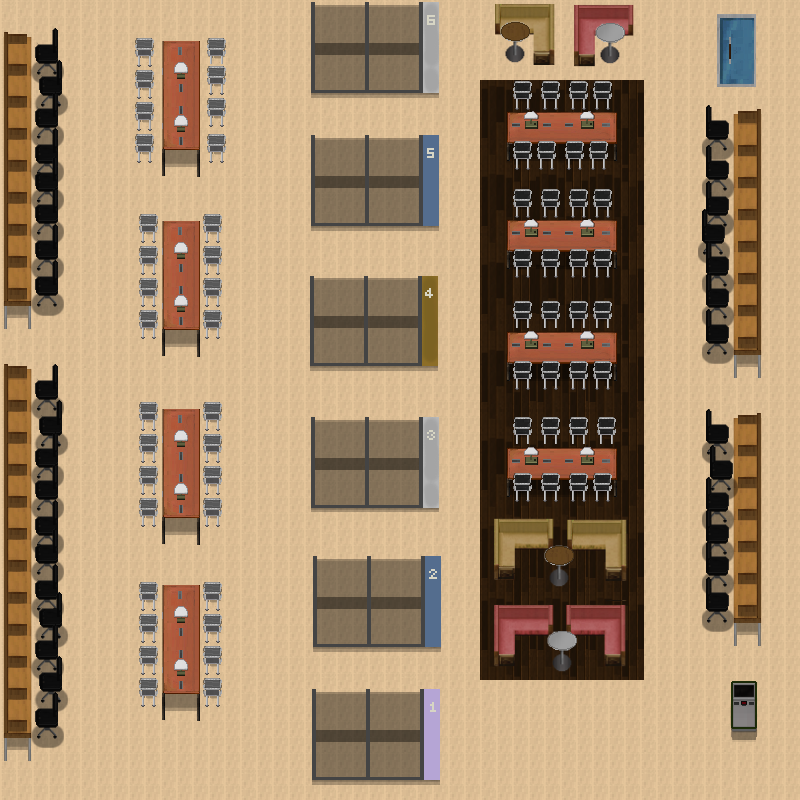

Rendered tile map (Tiled .tmx) drawn with the repository's tilesets; below, a short description and the map source with its tile grids summarised:
An orthogonal 200x200 tile map with 4x4 px tiles, 13 tile layers (Tile Layer 1, Tile Layer 2, Tile Layer 3, Tile Layer 4, ...), 3 tilesets and 4 objects.

<map version="1.10" tiledversion="1.10.1" orientation="orthogonal" renderorder="right-down" width="200" height="200" tilewidth="4" tileheight="4" infinite="0" nextlayerid="16" nextobjectid="7">
 <tileset firstgid="1" source="Library_stair.tsx" />
 <tileset firstgid="30101" source="Lib_3F_Studyroom.tsx" />
 <tileset firstgid="60201" source="Class.tsx" />
 <layer id="1" name="Tile Layer 1" width="200" height="200">
  <data>[40000 cells, 40000 non-empty, 16 distinct tile ids]</data>
 </layer>
 <layer id="2" name="Tile Layer 2" width="200" height="200">
  <data>[40000 cells, 17544 non-empty, 6964 distinct tile ids]</data>
 </layer>
 <layer id="3" name="Tile Layer 3" width="200" height="200">
  <data>[40000 cells, 4105 non-empty, 2072 distinct tile ids]</data>
 </layer>
 <objectgroup id="15" name="Object Layer 1">
  <object id="1" x="-78.6667" y="-121.333" width="904" height="120" />
  <object id="3" x="800" y="-150.667" width="204" height="1016" />
  <object id="4" x="-74.6667" y="798.667" width="1002.67" height="157.333" />
  <object id="5" x="-236" y="-122.667" width="232" height="988" />
 </objectgroup>
 <layer id="5" name="Tile Layer 4" width="200" height="200">
  <data>[40000 cells, 1358 non-empty, 497 distinct tile ids]</data>
 </layer>
 <layer id="6" name="Tile Layer 5" width="200" height="200">
  <data>[40000 cells, 522 non-empty, 261 distinct tile ids]</data>
 </layer>
 <layer id="7" name="Tile Layer 6" width="200" height="200">
  <data>[40000 cells, 522 non-empty, 261 distinct tile ids]</data>
 </layer>
 <layer id="8" name="Tile Layer 7" width="200" height="200">
  <data>[40000 cells, 522 non-empty, 261 distinct tile ids]</data>
 </layer>
 <layer id="9" name="Tile Layer 8" width="200" height="200">
  <data>[40000 cells, 522 non-empty, 261 distinct tile ids]</data>
 </layer>
 <layer id="10" name="Tile Layer 9" width="200" height="200">
  <data>[40000 cells, 396 non-empty, 261 distinct tile ids]</data>
 </layer>
 <layer id="11" name="Tile Layer 10" width="200" height="200">
  <data>[40000 cells, 270 non-empty, 135 distinct tile ids]</data>
 </layer>
 <layer id="12" name="Tile Layer 11" width="200" height="200">
  <data>[40000 cells, 135 non-empty, 135 distinct tile ids]</data>
 </layer>
 <layer id="13" name="Tile Layer 12" width="200" height="200">
  <data>[40000 cells, 135 non-empty, 135 distinct tile ids]</data>
 </layer>
 <layer id="14" name="Tile Layer 13" width="200" height="200">
  <data>[40000 cells, 135 non-empty, 135 distinct tile ids]</data>
 </layer>
</map>